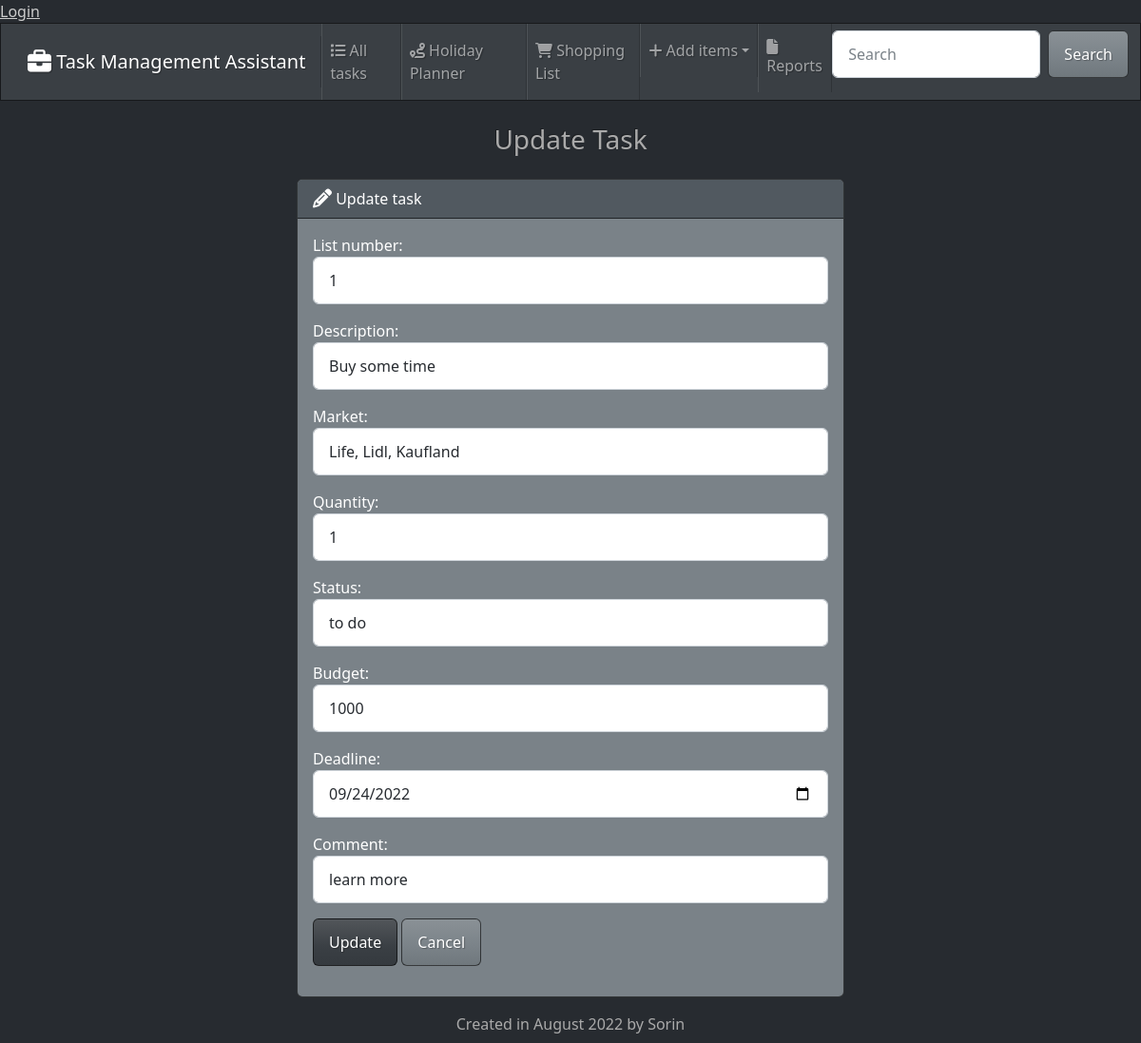
The app's page /edit_shopping/1/ with its own data.
### tasks/models.py (models this page shows, shortened)
class Shopping(models.Model):
    shopping_list_number = models.PositiveBigIntegerField()
    shopping_description = models.CharField (max_length=180)
    shopping_market = models.CharField (max_length=60)
    shopping_quantity = models.PositiveBigIntegerField()
    shopping_status = models.CharField (max_length=60)
    shopping_budget = models.PositiveBigIntegerField()
    shopping_deadline = models.DateTimeField (default=datetime.now)
    shopping_comment = models.CharField (max_length=180, null=True)

### tasks/views.py (the view)
# urls.py: path('edit_shopping/<int:id>/',views.edit_shopping, name='edit_shopping'),
def edit_shopping(request, id):
    if request.method == "POST":
        shopping = Shopping.objects.get(pk=id)
        shopping_form = ShoppingForm(request.POST, instance=shopping)
        if shopping_form.is_valid():
            shopping_form.save()
            return render(request, 'tasks/edit_shopping.html',
            {'form': shopping_form,
            'success': True
            })
    else:
        shopping = Shopping.objects.get(pk=id)
        shopping_form = ShoppingForm(instance=shopping)
    return render(request, 'tasks/edit_shopping.html', {'form': shopping_form})

### tasks/templates/tasks/edit_shopping.html (shortened to what this page needs)
{% extends "tasks/base.html" %}
{% block content %}
<h3 class="text-center m-4">Update Task</h3>
{% if success %}
<div class="alert alert-success" role="alert">
    Task updated successfully!
    <a href="{% url 'shopping' %}" class="alert-link">Go to Home Page</a>
</div>
{% else %}
<div class="row justify-content-center">
    <div class="col-6">
        <div class="card text-white bg-secondary mb-3">
            <div class="card-header">
                <i class="fa-solid fa-pencil fa-lg"></i> Update task
            </div>
            <div class="card-body">
            <form action="" method="POST">
                {{ form.as_p}}
                <button type="submit" class="btn btn-primary">Update</button>
                <a href="{% url 'shopping' %}" class="btn btn-secondary">Cancel</a>
            </form>
            </div>
          </div>
    </div>
</div>
{% endif %}
{% endblock %}

### records on screen
Shopping: shopping_list_number "1", shopping_description "Buy some time", shopping_market "Life, Lidl, Kaufland", shopping_quantity "1", shopping_status "to do", shopping_budget "1000", shopping_deadline "09/24/2022", shopping_comment "learn more"
